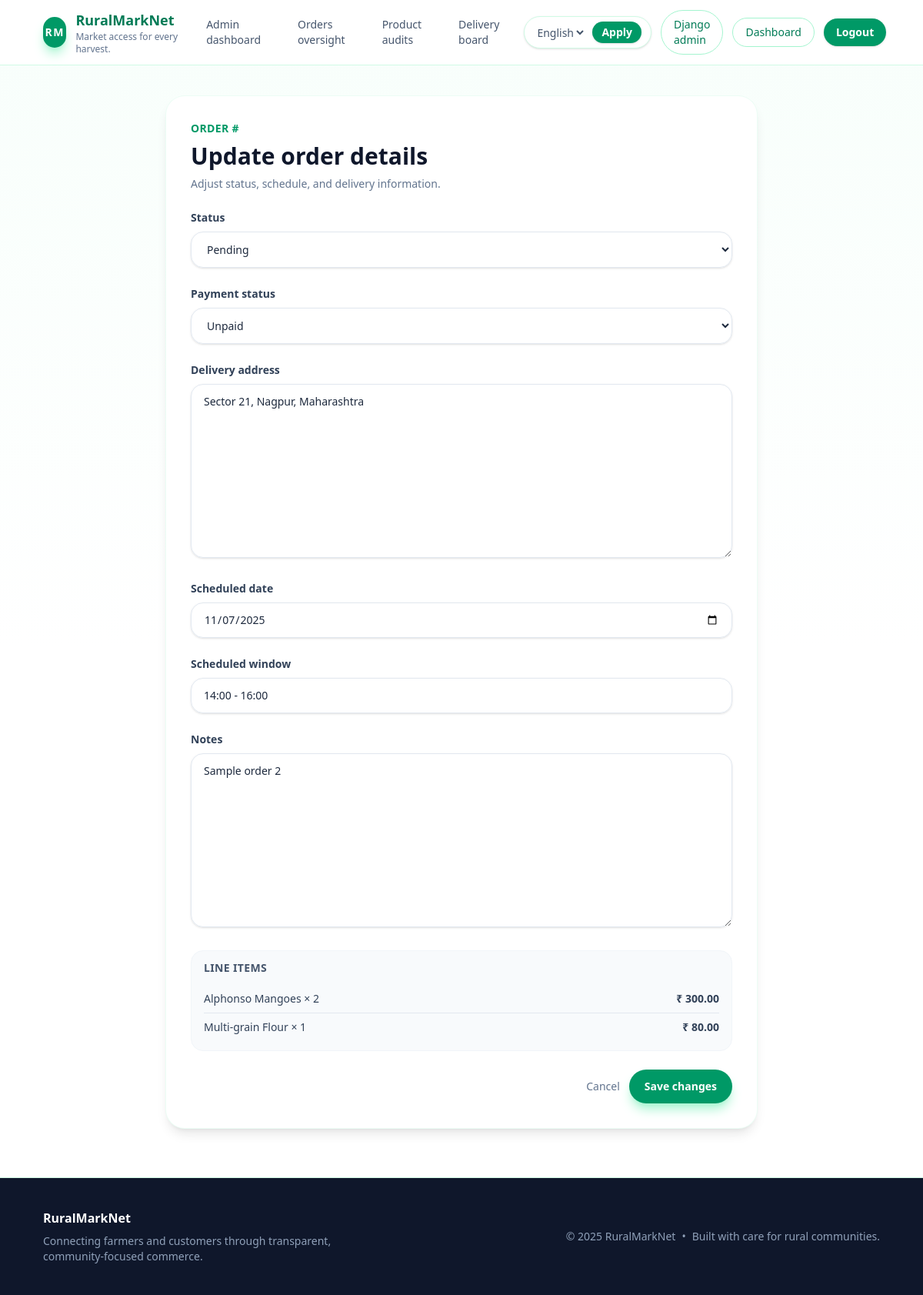
Screenshot of /orders/admin/orders/2/ (signed in) with the database file from the repository.
### orders/models.py (models this page shows, shortened)
class Order(models.Model):
    class Status(models.TextChoices):
        CART = "cart", _("Cart")
        PENDING = "pending", _("Pending")
        CONFIRMED = "confirmed", _("Confirmed")
        SHIPPED = "shipped", _("Shipped")
        DELIVERED = "delivered", _("Delivered")
        CANCELLED = "cancelled", _("Cancelled")
    class PaymentStatus(models.TextChoices):
        UNPAID = "unpaid", _("Unpaid")
        PAID = "paid", _("Paid")
        REFUNDED = "refunded", _("Refunded")
        FAILED = "failed", _("Failed")
    customer = models.ForeignKey(
        settings.AUTH_USER_MODEL,
        on_delete=models.CASCADE,
        related_name="orders",
    )
    status = models.CharField(
        max_length=20, choices=Status.choices, default=Status.CART
    )
    payment_status = models.CharField(
        max_length=20, choices=PaymentStatus.choices, default=PaymentStatus.UNPAID
    )
    total_amount = models.DecimalField(max_digits=10, decimal_places=2, default=0)
    delivery_address = models.TextField(blank=True)
    scheduled_date = models.DateField(null=True, blank=True)
    scheduled_window = models.CharField(max_length=50, blank=True)
    notes = models.TextField(blank=True)
    created_at = models.DateTimeField(auto_now_add=True)
    updated_at = models.DateTimeField(auto_now=True)
    class Meta:
        ordering = ["-created_at"]

class OrderItem(models.Model):
    order = models.ForeignKey(
        Order,
        on_delete=models.CASCADE,
        related_name="items",
    )
    product = models.ForeignKey(Product, on_delete=models.PROTECT)
    quantity = models.PositiveIntegerField(default=1)
    price = models.DecimalField(max_digits=8, decimal_places=2)
    line_total = models.DecimalField(max_digits=10, decimal_places=2, editable=False)
    class Meta:
        unique_together = ("order", "product")

### products/models.py (models this page shows, shortened)
class Product(models.Model):
    class Categories(models.TextChoices):
        VEGETABLES = "vegetables", _("Vegetables")
        FRUITS = "fruits", _("Fruits")
        DAIRY = "dairy", _("Dairy")
        GRAINS = "grains", _("Grains")
        OTHERS = "others", _("Others")
    class Units(models.TextChoices):
        KILOGRAM = "kg", _("Kilogram")
        GRAM = "g", _("Gram")
        LITRE = "l", _("Litre")
        PIECE = "piece", _("Piece")
        BUNCH = "bunch", _("Bunch")
    class QualityGrades(models.TextChoices):
        PREMIUM = "premium", _("Premium grade")
        STANDARD = "standard", _("Standard grade")
        ECONOMY = "economy", _("Economy grade")
    class FarmingPractices(models.TextChoices):
        ORGANIC = "organic", _("Organic")
        NATURAL = "natural", _("Natural")
        CONVENTIONAL = "conventional", _("Conventional")
        HYDROPONIC = "hydroponic", _("Hydroponic")
    name = models.CharField(max_length=255)
    slug = models.SlugField(unique=True, blank=True)
    farmer = models.ForeignKey(
        settings.AUTH_USER_MODEL,
        on_delete=models.CASCADE,
        related_name="products",
    )
    category = models.CharField(max_length=32, choices=Categories.choices)
    description = models.TextField(blank=True)
    price = models.DecimalField(max_digits=8, decimal_places=2)
    unit = models.CharField(
        max_length=16,
        choices=Units.choices,
        default=Units.KILOGRAM,
        help_text=_("Measurement customers will see when ordering."),
    )
    unit_quantity = models.DecimalField(
        max_digits=6,
        decimal_places=2,
        default=Decimal("1.00"),
        validators=[MinValueValidator(Decimal("0.01"))],
        help_text=_("Amount of produce included per unit."),
    )
    quality_grade = models.CharField(
        max_length=32,
        choices=QualityGrades.choices,
        default=QualityGrades.STANDARD,
        help_text=_("Visible quality grade to reassure buyers."),
    )
    farming_practice = models.CharField(
        max_length=32,
        choices=FarmingPractices.choices,
        default=FarmingPractices.CONVENTIONAL,
        help_text=_("Primary growing method used."),
    )
    harvest_date = models.DateField(blank=True, null=True, help_text=_("Optional harvest date for traceability."))
    best_before_days = models.PositiveSmallIntegerField(
        blank=True,
        null=True,
        help_text=_("Number of days the produce stays at peak quality."),
    )
    inventory = models.PositiveIntegerField(default=0)
    available = models.BooleanField(default=True)
    location = models.CharField(max_length=128, blank=True)
    storage_instructions = models.TextField(blank=True, help_text=_("Tips customers should follow after delivery."))
    certifications = models.CharField(
        max_length=255,
        blank=True,
        help_text=_("Organic, FPO or other certification names."),
    )
    image = models.ImageField(upload_to="products/", blank=True)
    created_at = models.DateTimeField(auto_now_add=True)
    updated_at = models.DateTimeField(auto_now=True)
    class Meta:
        ordering = ["name"]
        verbose_name = _("Product")
        verbose_name_plural = _("Products")

### orders/views.py (the view, shortened to what this page needs)
# urls.py: path("admin/orders/<int:pk>/", AdminOrderUpdateView.as_view(), name="admin-update"),
class AdminOrderUpdateView(AdminRequiredMixin, UpdateView):
    form_class = AdminOrderUpdateForm
    template_name = "orders/admin_order_form.html"
    context_object_name = "order"
    success_url = reverse_lazy("portal-admin:orders-list")
    def get_queryset(self):  # type: ignore[override]
        return Order.objects.exclude(status=Order.Status.CART).select_related("customer")
    def get_context_data(self, **kwargs):  # type: ignore[override]
        context = super().get_context_data(**kwargs)
        context["items"] = self.object.items.select_related("product")  # type: ignore[attr-defined]
        return context

### products/forms.py
class ProductFilterForm(forms.Form):
    search = forms.CharField(required=False, label=_("Search"))
    category = forms.ChoiceField(
        required=False,
        choices=[("", _("All categories"))] + list(Product.Categories.choices),
    )
    min_price = forms.DecimalField(required=False, min_value=0, label=_("Min price"))
    max_price = forms.DecimalField(required=False, min_value=0, label=_("Max price"))
    available = forms.BooleanField(required=False, initial=True, label=_("In stock"))

### orders/forms.py
class AdminOrderUpdateForm(forms.ModelForm):
    class Meta:
        model = Order
        fields = (
            "status",
            "payment_status",
            "delivery_address",
            "scheduled_date",
            "scheduled_window",
            "notes",
        )
        widgets = {
            "delivery_address": forms.Textarea,
            "notes": forms.Textarea,
            "scheduled_date": forms.DateInput(attrs={"type": "date"}),
        }
    def __init__(self, *args, **kwargs):
        super().__init__(*args, **kwargs)
        input_classes = (
            "mt-2 w-full rounded-2xl border border-slate-200 px-4 py-3 text-sm "
            "text-slate-800 shadow-sm focus:border-emerald-500 focus:outline-none "
            "focus:ring-2 focus:ring-emerald-200"
        )
        for name, field in self.fields.items():
            existing_class = field.widget.attrs.get("class", "")
            field.widget.attrs["class"] = f"{existing_class} {input_classes}".strip()
            field.widget.attrs.setdefault("placeholder", field.label)

### accounts/mixins.py (called while the page is built)
    def test_func(self) -> bool:  # noqa: D401
        request = getattr(self, "request", None)
        user = getattr(request, "user", None)
        return bool(
            getattr(user, "is_authenticated", False)
            and (getattr(user, "is_staff", False) or getattr(user, "is_superuser", False))
        )

### products/context_processors.py (called while the page is built)
def product_filters(request):
    return {
        "product_filter_form": ProductFilterForm(request.GET or None),
        "product_categories": Product.Categories.choices,
    }

### orders/templates/orders/admin_order_form.html (shortened to what this page needs)
{% extends "base.html" %}
{% load i18n form_extras %}
{% block content %}
<div class="mx-auto max-w-3xl">
    <div class="rounded-3xl bg-white p-8 shadow-lg ring-1 ring-emerald-50">
        <header class="mb-6 space-y-2">
            <p class="text-sm font-semibold uppercase tracking-wide text-emerald-600">{% blocktrans %}Order #{{ order.pk }}{% endblocktrans %}</p>
            <h1 class="text-3xl font-semibold text-slate-900">{% trans "Update order details" %}</h1>
            <p class="text-sm text-slate-500">{% trans "Adjust status, schedule, and delivery information." %}</p>
        </header>
        <form method="post" class="space-y-6">
            {% with input_classes="mt-2 w-full rounded-2xl border border-slate-200 px-4 py-3 text-sm text-slate-800 shadow-sm focus:border-emerald-500 focus:outline-none focus:ring-2 focus:ring-emerald-200" %}
                {% for field in form %}
                    <div>
                        <label for="{{ field.id_for_label }}" class="block text-sm font-semibold text-slate-700">{{ field.label }}</label>
                        {% render_field field class=input_classes %}
                    </div>
                {% endfor %}
            {% endwith %}
            <section class="rounded-2xl border border-slate-100 bg-slate-50 px-4 py-3">
                <h2 class="text-sm font-semibold uppercase tracking-wide text-slate-600">{% trans "Line items" %}</h2>
                <ul class="mt-3 divide-y divide-slate-200 text-sm text-slate-700">
                    {% for item in items %}
                        <li class="flex items-center justify-between py-2">
                            <span>{{ item.product.name }} × {{ item.quantity }}</span>
                            <span class="font-semibold">₹ {{ item.line_total }}</span>
                        </li>
                    {% empty %}
                        <li class="py-3 text-slate-500">{% trans "No items found." %}</li>
                    {% endfor %}
                </ul>
            </section>
            <div class="flex items-center justify-end gap-3">
                <a href="{% url 'portal-admin:orders-list' %}" class="text-sm font-medium text-slate-500 hover:text-slate-700">{% trans "Cancel" %}</a>
                <button type="submit" class="inline-flex items-center justify-center rounded-full bg-emerald-600 px-5 py-3 text-sm font-semibold text-white shadow-lg shadow-emerald-200 transition hover:bg-emerald-500">{% trans "Save changes" %}</button>
            </div>
        </form>
    </div>
</div>
{% endblock %}

### rows the page displays
Order: status "Pending" "Unpaid" "Sector 21, Nagpur, Maharashtra" "11/07/2025" "14:00 - 16:00" "Sample order 2"
OrderItem: product.name "Alphonso Mangoes", quantity "2", line_total "300.00"
OrderItem: product.name "Multi-grain Flour", quantity "1", line_total "80.00"

### other values shown
{{ field.label }} "Status" "Payment status" "Delivery address" "Scheduled date" "Scheduled window" "Notes"
form field language "English"
